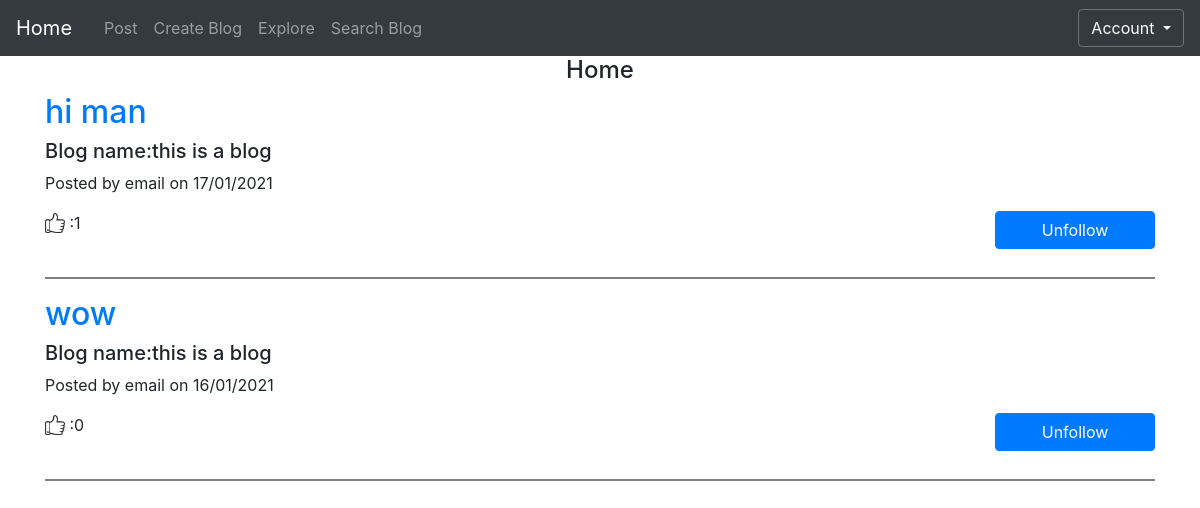
Screenshot of /home (signed in) with the database file from the repository.
### app/models.py (models this page shows)
class Posts(db.Model):
    id = db.Column(db.Integer, primary_key=True)
    date = db.Column(db.DateTime)
    title = db.Column(db.String(500))
    body= db.Column(db.String(2000))
    author = db.Column(db.String(20))
    image_name=db.Column(db.String(100))
    blog_id=db.Column(db.Integer,db.ForeignKey('blog.id'))

class Blog(db.Model):
    __searchable__ = ['blog_name']
    id= db.Column(db.Integer, primary_key=True)
    blog_name = db.Column(db.String(100))
    user_id=db.Column(db.Integer,db.ForeignKey('user.id'))
    posts=db.relationship("Posts",backref='blog',lazy=True)

### app/views.py (the view)
@app.route('/')
@app.route('/home', methods=['GET', 'POST'])
def home():
	if not current_user.is_authenticated:
		redirect('index.html')
	else:
		f_blog=current_user.followed_blogs
		blogs = Blog.query.filter(Blog.user_followers.any(id=current_user.id)).all()
		li=[]
		for i in blogs:
			l=i.posts
			for pp in l:
				li.append(pp)
		da=sorted(li,key=lambda post: post.date,reverse=True)
		return render_template('home.html', title='home', p= da)
	return render_template('index.html', title='home')

### app/models.py (called while the page is built)
    def has_followed_blog(self, blog):
        return self.followed_blogs.filter_by(
          id=blog.id).first() is not None

### app/views.py (called while the page is built)
@login_manager.user_loader
def load_user(user_id):
	return User.query.get(int(user_id))

### app/templates/home.html (shortened to what this page needs)
{% extends "base.html" %}
{% block content %}
<h4 class="text-center">Home</h4>
{% for post in p %}
<div class="post-preview">
    <h2 class="post-title">
        <a href="{{ url_for('post', post_id=post.id) }}">
    {{post.title }}
  </a>
    </h2>
  <h5>
    Blog name:{{ post.blog.blog_name }}
  </h5>
  <p class="post-meta">Posted by {{post.author}} on {{ post.date.strftime('%d/%m/%Y') }}</p>
  {% if current_user.has_followed_blog(post.blog) %}
  <button class="btn btn-primary float-right unfollowButton" blog_id="{{  post.blog.blog_name }}">Unfollow</button>
  {% else %}
  <button class="btn btn-primary float-right followButton" blog_id="{{  post.blog.blog_name }}">Follow</button>
  {% endif %}
</div>
<h7 class="like-container">
  <image src="{{url_for('static',filename = 'like.png')}}" class="mb-1 like_image"> :{{ post.user_likes.count()}}
  </h7>
<br>
<br>
<hr style="height:2px;border-width:0;color:gray;background-color:gray">
{% endfor %}
{% endblock %}

### app/static/mainpage.css (style rules this page uses)
.unfollowButton { width:160px; }
body .container .like-container .like_image { width:20px; }

### rows the page displays
Posts: title "hi man", blog.blog_name "this is a blog", author "email", date "17/01/2021", user_likes.count "1"
Posts: title "wow", blog.blog_name "this is a blog", author "email", date "16/01/2021", user_likes.count "0"
